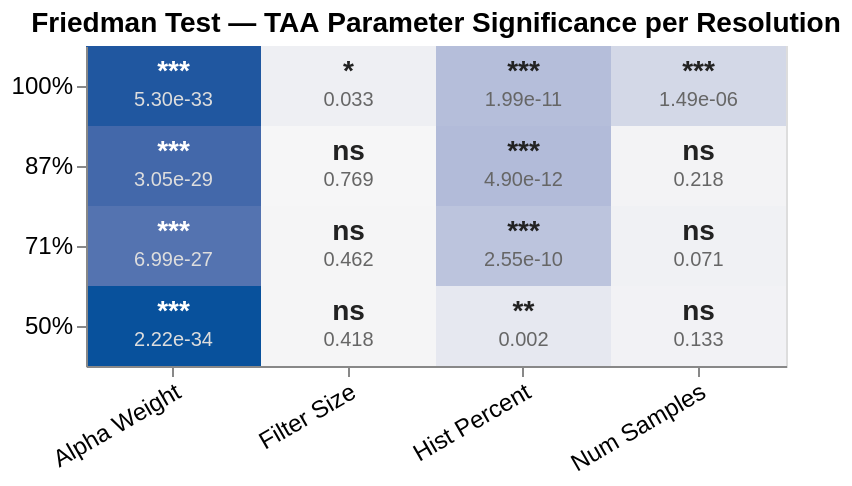

This figure's notebook cell:
### Code cell
friedman_df['param_label'] = friedman_df['parameter'].map({
    'alpha_weight': 'Alpha Weight',
    'filter_size':  'Filter Size',
    'hist_percent': 'Hist Percent',
    'num_samples':  'Num Samples',
})

res_order   = ['100%', '87%', '71%', '50%']
param_order = ['Alpha Weight', 'Filter Size', 'Hist Percent', 'Num Samples']

friedman_df['neg_log10_p'] = friedman_df['p_value'].apply(
    lambda p: -np.log10(p) if p > 0 else 0
)
max_nlp = friedman_df['neg_log10_p'].max()

base = alt.Chart(friedman_df).encode(
    x=alt.X('param_label:N', sort=param_order, title=None,
             axis=alt.Axis(labelAngle=-30, labelFontSize=12)),
    y=alt.Y('resolution:N', sort=res_order, title=None,
             axis=alt.Axis(labelFontSize=12)),
)

rect = base.mark_rect().encode(
    color=alt.Color('neg_log10_p:Q',
                    scale=alt.Scale(domain=[0, max_nlp],
                                    range=['#f7f7f7', '#08519c']),
                    legend=None),
)

friedman_df['dark_bg'] = friedman_df['neg_log10_p'] > (max_nlp * 0.5)

text_sig = base.mark_text(fontSize=14, fontWeight='bold', dy=-7).encode(
    text='sig:N',
    color=alt.condition(alt.datum.dark_bg, alt.value('white'), alt.value('#222'))
)

text_p = base.mark_text(fontSize=10, dy=7).encode(
    text='p_display:N',
    color=alt.condition(alt.datum.dark_bg, alt.value('#ddd'), alt.value('#666'))
)

(rect + text_sig + text_p).properties(
    title=alt.TitleParams('Friedman Test — TAA Parameter Significance per Resolution',
                          fontSize=14, anchor='middle'),
    width=350, height=160
).configure_axis(
    labelFontSize=12
).configure_title(fontSize=13)

### Figure 1 — Vega-Lite specification as saved in the notebook (floating-point values rounded to 4 significant figures)
{"config": {"view": {"continuousWidth": 300, "continuousHeight": 300}, "axis": {"labelFontSize": 12}, "title": {"fontSize": 13}}, "layer": [{"mark": {"type": "rect"}, "encoding": {"color": {"field": "neg_log10_p", "legend": null, "scale": {"domain": [0, 33.65], "range": ["#f7f7f7", "#08519c"]}, "type": "quantitative"}, "x": {"axis": {"labelAngle": -30, "labelFontSize": 12}, "field": "param_label", "sort": ["Alpha Weight", "Filter Size", "Hist Percent", "Num Samples"], "title": null, "type": "nominal"}, "y": {"axis": {"labelFontSize": 12}, "field": "resolution", "sort": ["100%", "87%", "71%", "50%"], "title": null, "type": "nominal"}}}, {"mark": {"type": "text", "dy": -7, "fontSize": 14, "fontWeight": "bold"}, "encoding": {"color": {"condition": {"test": "datum.dark_bg", "value": "white"}, "value": "#222"}, "text": {"field": "sig", "type": "nominal"}, "x": {"axis": {"labelAngle": -30, "labelFontSize": 12}, "field": "param_label", "sort": ["Alpha Weight", "Filter Size", "Hist Percent", "Num Samples"], "title": null, "type": "nominal"}, "y": {"axis": {"labelFontSize": 12}, "field": "resolution", "sort": ["100%", "87%", "71%", "50%"], "title": null, "type": "nominal"}}}, {"mark": {"type": "text", "dy": 7, "fontSize": 10}, "encoding": {"color": {"condition": {"test": "datum.dark_bg", "value": "#ddd"}, "value": "#666"}, "text": {"field": "p_display", "type": "nominal"}, "x": {"axis": {"labelAngle": -30, "labelFontSize": 12}, "field": "param_label", "sort": ["Alpha Weight", "Filter Size", "Hist Percent", "Num Samples"], "title": null, "type": "nominal"}, "y": {"axis": {"labelFontSize": 12}, "field": "resolution", "sort": ["100%", "87%", "71%", "50%"], "title": null, "type": "nominal"}}}], "data": {"name": "data-0d129c206f3ef64d07e5295b7238be00"}, "height": 160, "title": {"text": "Friedman Test — TAA Parameter Significance per Resolution", "anchor": "middle", "fontSize": 14}, "width": 350, "$schema": "https://vega.github.io/schema/vega-lite/v6.1.0.json", "datasets": {"data-0d129c206f3ef64d07e5295b7238be00": [{"parameter": "alpha_weight", "resolution": "50%", "n_scenes": 21, "n_levels": 12, "statistic": 188.1, "p_value": 2.219e-34, "p_display": "2.22e-34", "sig": "***", "param_label": "Alpha Weight", "neg_log10_p": 33.65, "dark_bg": true}, {"parameter": "alpha_weight", "resolution": "71%", "n_scenes": 21, "n_levels": 12, "statistic": 151.6, "p_value": 6.993e-27, "p_display": "6.99e-27", "sig": "***", "param_label": "Alpha Weight", "neg_log10_p": 26.16, "dark_bg": true}, {"parameter": "alpha_weight", "resolution": "87%", "n_scenes": 21, "n_levels": 12, "statistic": 163.1, "p_value": 3.045e-29, "p_display": "3.05e-29", "sig": "***", "param_label": "Alpha Weight", "neg_log10_p": 28.52, "dark_bg": true}, {"parameter": "alpha_weight", "resolution": "100%", "n_scenes": 21, "n_levels": 12, "statistic": 181.4, "p_value": 5.298e-33, "p_display": "5.30e-33", "sig": "***", "param_label": "Alpha Weight", "neg_log10_p": 32.28, "dark_bg": true}, {"parameter": "hist_percent", "resolution": "50%", "n_scenes": 21, "n_levels": 4, "statistic": 14.77, "p_value": 0.002023, "p_display": "0.002", "sig": "**", "param_label": "Hist Percent", "neg_log10_p": 2.694, "dark_bg": false}, {"parameter": "hist_percent", "resolution": "71%", "n_scenes": 21, "n_levels": 4, "statistic": 47.63, "p_value": 2.555e-10, "p_display": "2.55e-10", "sig": "***", "param_label": "Hist Percent", "neg_log10_p": 9.593, "dark_bg": false}, {"parameter": "hist_percent", "resolution": "87%", "n_scenes": 21, "n_levels": 4, "statistic": 55.69, "p_value": 4.902e-12, "p_display": "4.90e-12", "sig": "***", "param_label": "Hist Percent", "neg_log10_p": 11.31, "dark_bg": false}, {"parameter": "hist_percent", "resolution": "100%", "n_scenes": 19, "n_levels": 4, "statistic": 52.83, "p_value": 1.991e-11, "p_display": "1.99e-11", "sig": "***", "param_label": "Hist Percent", "neg_log10_p": 10.7, "dark_bg": false}, {"parameter": "filter_size", "resolution": "50%", "n_scenes": 20, "n_levels": 7, "statistic": 6.043, "p_value": 0.4184, "p_display": "0.418", "sig": "ns", "param_label": "Filter Size", "neg_log10_p": 0.3784, "dark_bg": false}, {"parameter": "filter_size", "resolution": "71%", "n_scenes": 21, "n_levels": 7, "statistic": 5.662, "p_value": 0.4621, "p_display": "0.462", "sig": "ns", "param_label": "Filter Size", "neg_log10_p": 0.3352, "dark_bg": false}, {"parameter": "filter_size", "resolution": "87%", "n_scenes": 21, "n_levels": 7, "statistic": 3.312, "p_value": 0.7688, "p_display": "0.769", "sig": "ns", "param_label": "Filter Size", "neg_log10_p": 0.1142, "dark_bg": false}, {"parameter": "filter_size", "resolution": "100%", "n_scenes": 20, "n_levels": 7, "statistic": 13.72, "p_value": 0.03296, "p_display": "0.033", "sig": "*", "param_label": "Filter Size", "neg_log10_p": 1.482, "dark_bg": false}, {"parameter": "num_samples", "resolution": "50%", "n_scenes": 21, "n_levels": 5, "statistic": 7.048, "p_value": 0.1334, "p_display": "0.133", "sig": "ns", "param_label": "Num Samples", "neg_log10_p": 0.8749, "dark_bg": false}, {"parameter": "num_samples", "resolution": "71%", "n_scenes": 21, "n_levels": 5, "statistic": 8.648, "p_value": 0.07054, "p_display": "0.071", "sig": "ns", "param_label": "Num Samples", "neg_log10_p": 1.152, "dark_bg": false}, {"parameter": "num_samples", "resolution": "87%", "n_scenes": 21, "n_levels": 5, "statistic": 5.752, "p_value": 0.2184, "p_display": "0.218", "sig": "ns", "param_label": "Num Samples", "neg_log10_p": 0.6607, "dark_bg": false}, {"parameter": "num_samples", "resolution": "100%", "n_scenes": 21, "n_levels": 5, "statistic": 32.53, "p_value": 1.488e-06, "p_display": "1.49e-06", "sig": "***", "param_label": "Num Samples", "neg_log10_p": 5.827, "dark_bg": false}]}}
